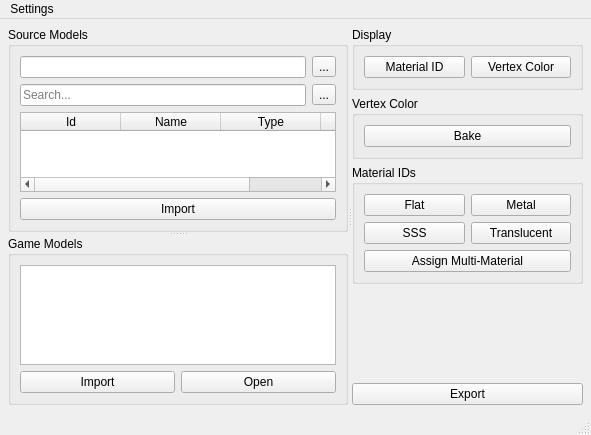
<?xml version="1.0" encoding="UTF-8"?>
<ui version="4.0">
 <class>MainWindow</class>
 <widget class="QMainWindow" name="MainWindow">
  <property name="geometry">
   <rect>
    <x>0</x>
    <y>0</y>
    <width>591</width>
    <height>435</height>
   </rect>
  </property>
  <property name="windowTitle">
   <string>MainWindow</string>
  </property>
  <widget class="QWidget" name="centralwidget">
   <layout class="QVBoxLayout" name="verticalLayout_3">
    <property name="leftMargin">
     <number>8</number>
    </property>
    <property name="topMargin">
     <number>8</number>
    </property>
    <property name="rightMargin">
     <number>8</number>
    </property>
    <property name="bottomMargin">
     <number>8</number>
    </property>
    <item>
     <widget class="QSplitter" name="splitter">
      <property name="orientation">
       <enum>Qt::Horizontal</enum>
      </property>
      <widget class="QWidget" name="verticalLayoutWidget_2">
       <layout class="QVBoxLayout" name="verticalLayout_2">
        <item>
         <widget class="QSplitter" name="splitter_2">
          <property name="orientation">
           <enum>Qt::Vertical</enum>
          </property>
          <widget class="QGroupBox" name="groupBox">
           <property name="title">
            <string>Source Models</string>
           </property>
           <layout class="QVBoxLayout" name="verticalLayout_5">
            <item>
             <layout class="QVBoxLayout" name="verticalLayout_4">
              <item>
               <layout class="QHBoxLayout" name="horizontalLayout">
                <item>
                 <widget class="QLineEdit" name="et_model_source"/>
                </item>
                <item>
                 <widget class="QToolButton" name="btn_model_source">
                  <property name="text">
                   <string>...</string>
                  </property>
                 </widget>
                </item>
               </layout>
              </item>
              <item>
               <layout class="QHBoxLayout" name="horizontalLayout_3">
                <property name="topMargin">
                 <number>0</number>
                </property>
                <item>
                 <widget class="QLineEdit" name="et_search">
                  <property name="placeholderText">
                   <string>Search...</string>
                  </property>
                 </widget>
                </item>
                <item>
                 <widget class="QToolButton" name="btn_filter">
                  <property name="text">
                   <string>...</string>
                  </property>
                 </widget>
                </item>
               </layout>
              </item>
              <item>
               <widget class="QTableWidget" name="tv_source_models">
                <property name="selectionMode">
                 <enum>QAbstractItemView::SingleSelection</enum>
                </property>
                <property name="selectionBehavior">
                 <enum>QAbstractItemView::SelectRows</enum>
                </property>
                <attribute name="horizontalHeaderStretchLastSection">
                 <bool>true</bool>
                </attribute>
                <attribute name="verticalHeaderVisible">
                 <bool>false</bool>
                </attribute>
                <column>
                 <property name="text">
                  <string>Id</string>
                 </property>
                </column>
                <column>
                 <property name="text">
                  <string>Name</string>
                 </property>
                </column>
                <column>
                 <property name="text">
                  <string>Type</string>
                 </property>
                </column>
                <column>
                 <property name="text">
                  <string>Model IDs</string>
                 </property>
                </column>
               </widget>
              </item>
             </layout>
            </item>
            <item>
             <widget class="QPushButton" name="btn_import_source_model">
              <property name="text">
               <string>Import</string>
              </property>
             </widget>
            </item>
           </layout>
          </widget>
          <widget class="QGroupBox" name="groupBox_2">
           <property name="title">
            <string>Game Models</string>
           </property>
           <layout class="QVBoxLayout" name="verticalLayout_7">
            <item>
             <layout class="QVBoxLayout" name="verticalLayout_6">
              <item>
               <widget class="QTableWidget" name="tv_game_models">
                <property name="selectionMode">
                 <enum>QAbstractItemView::SingleSelection</enum>
                </property>
                <property name="selectionBehavior">
                 <enum>QAbstractItemView::SelectRows</enum>
                </property>
                <attribute name="horizontalHeaderVisible">
                 <bool>false</bool>
                </attribute>
                <attribute name="horizontalHeaderStretchLastSection">
                 <bool>true</bool>
                </attribute>
                <attribute name="verticalHeaderVisible">
                 <bool>false</bool>
                </attribute>
                <column>
                 <property name="text">
                  <string>Name</string>
                 </property>
                </column>
               </widget>
              </item>
              <item>
               <layout class="QHBoxLayout" name="horizontalLayout_5">
                <property name="topMargin">
                 <number>0</number>
                </property>
                <item>
                 <widget class="QPushButton" name="btn_import_game_model">
                  <property name="text">
                   <string>Import</string>
                  </property>
                 </widget>
                </item>
                <item>
                 <widget class="QPushButton" name="btn_open_game_model">
                  <property name="text">
                   <string>Open</string>
                  </property>
                 </widget>
                </item>
               </layout>
              </item>
             </layout>
            </item>
           </layout>
          </widget>
         </widget>
        </item>
       </layout>
      </widget>
      <widget class="QWidget" name="verticalLayoutWidget">
       <layout class="QVBoxLayout" name="verticalLayout">
        <item>
         <widget class="QGroupBox" name="groupBox_5">
          <property name="title">
           <string>Display</string>
          </property>
          <layout class="QHBoxLayout" name="horizontalLayout_6">
           <item>
            <widget class="QPushButton" name="pushButton">
             <property name="text">
              <string>Material ID</string>
             </property>
             <property name="checkable">
              <bool>true</bool>
             </property>
             <attribute name="buttonGroup">
              <string notr="true">buttonGroup</string>
             </attribute>
            </widget>
           </item>
           <item>
            <widget class="QPushButton" name="pushButton_2">
             <property name="text">
              <string>Vertex Color</string>
             </property>
             <property name="checkable">
              <bool>true</bool>
             </property>
             <attribute name="buttonGroup">
              <string notr="true">buttonGroup</string>
             </attribute>
            </widget>
           </item>
          </layout>
         </widget>
        </item>
        <item>
         <widget class="QGroupBox" name="groupBox_3">
          <property name="title">
           <string>Vertex Color</string>
          </property>
          <layout class="QVBoxLayout" name="verticalLayout_8">
           <item>
            <widget class="QPushButton" name="btn_bake_vertex_color">
             <property name="text">
              <string>Bake</string>
             </property>
            </widget>
           </item>
          </layout>
         </widget>
        </item>
        <item>
         <widget class="QGroupBox" name="groupBox_4">
          <property name="title">
           <string>Material IDs</string>
          </property>
          <layout class="QVBoxLayout" name="verticalLayout_9">
           <item>
            <layout class="QHBoxLayout" name="horizontalLayout_2">
             <item>
              <widget class="QPushButton" name="btn_flat">
               <property name="text">
                <string>Flat</string>
               </property>
              </widget>
             </item>
             <item>
              <widget class="QPushButton" name="btn_metal">
               <property name="text">
                <string>Metal</string>
               </property>
              </widget>
             </item>
            </layout>
           </item>
           <item>
            <layout class="QHBoxLayout" name="horizontalLayout_4">
             <property name="topMargin">
              <number>0</number>
             </property>
             <item>
              <widget class="QPushButton" name="btn_sss">
               <property name="text">
                <string>SSS</string>
               </property>
              </widget>
             </item>
             <item>
              <widget class="QPushButton" name="btn_translucent">
               <property name="text">
                <string>Translucent</string>
               </property>
              </widget>
             </item>
            </layout>
           </item>
           <item>
            <widget class="QPushButton" name="btn_assign_multi_material">
             <property name="text">
              <string>Assign Multi-Material</string>
             </property>
            </widget>
           </item>
          </layout>
         </widget>
        </item>
        <item>
         <spacer name="verticalSpacer">
          <property name="orientation">
           <enum>Qt::Vertical</enum>
          </property>
          <property name="sizeHint" stdset="0">
           <size>
            <width>20</width>
            <height>40</height>
           </size>
          </property>
         </spacer>
        </item>
        <item>
         <widget class="QPushButton" name="btn_export_model">
          <property name="text">
           <string>Export</string>
          </property>
         </widget>
        </item>
       </layout>
      </widget>
     </widget>
    </item>
   </layout>
  </widget>
  <widget class="QMenuBar" name="menubar">
   <property name="geometry">
    <rect>
     <x>0</x>
     <y>0</y>
     <width>591</width>
     <height>21</height>
    </rect>
   </property>
   <widget class="QMenu" name="menuEdit">
    <property name="title">
     <string>Settings</string>
    </property>
    <addaction name="act_refresh"/>
    <addaction name="act_batch"/>
   </widget>
   <addaction name="menuEdit"/>
  </widget>
  <widget class="QStatusBar" name="statusbar"/>
  <action name="act_refresh">
   <property name="text">
    <string>Refresh</string>
   </property>
  </action>
  <action name="act_batch">
   <property name="text">
    <string>Batch...</string>
   </property>
  </action>
 </widget>
 <resources/>
 <connections/>
 <buttongroups>
  <buttongroup name="buttonGroup"/>
 </buttongroups>
</ui>
